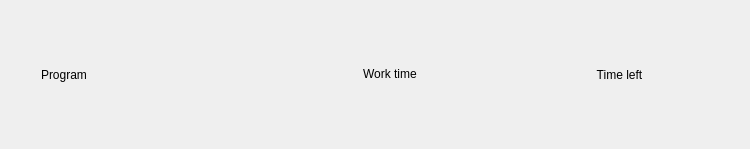
<?xml version="1.0" encoding="UTF-8"?>
<ui version="4.0">
 <class>WindowStatistics</class>
 <widget class="QWidget" name="WindowStatistics">
  <property name="geometry">
   <rect>
    <x>0</x>
    <y>0</y>
    <width>750</width>
    <height>149</height>
   </rect>
  </property>
  <property name="sizePolicy">
   <sizepolicy hsizetype="Preferred" vsizetype="Fixed">
    <horstretch>0</horstretch>
    <verstretch>50</verstretch>
   </sizepolicy>
  </property>
  <property name="windowTitle">
   <string>Form</string>
  </property>
  <layout class="QHBoxLayout" name="horizontalLayout_2" stretch="1,1,1">
   <item>
    <layout class="QHBoxLayout" name="program">
     <item>
      <widget class="QLabel" name="programIcon">
       <property name="minimumSize">
        <size>
         <width>24</width>
         <height>24</height>
        </size>
       </property>
       <property name="maximumSize">
        <size>
         <width>24</width>
         <height>24</height>
        </size>
       </property>
       <property name="text">
        <string/>
       </property>
       <property name="alignment">
        <set>Qt::AlignmentFlag::AlignCenter</set>
       </property>
      </widget>
     </item>
     <item>
      <widget class="QLabel" name="programLabel">
       <property name="text">
        <string>Program</string>
       </property>
      </widget>
     </item>
    </layout>
   </item>
   <item>
    <layout class="QHBoxLayout" name="workTime" stretch="0,1,1,0">
     <item>
      <spacer name="horizontalSpacer">
       <property name="orientation">
        <enum>Qt::Orientation::Horizontal</enum>
       </property>
       <property name="sizeHint" stdset="0">
        <size>
         <width>40</width>
         <height>20</height>
        </size>
       </property>
      </spacer>
     </item>
     <item>
      <widget class="QLabel" name="workTimeIcon">
       <property name="minimumSize">
        <size>
         <width>24</width>
         <height>24</height>
        </size>
       </property>
       <property name="maximumSize">
        <size>
         <width>24</width>
         <height>24</height>
        </size>
       </property>
       <property name="text">
        <string/>
       </property>
       <property name="alignment">
        <set>Qt::AlignmentFlag::AlignCenter</set>
       </property>
      </widget>
     </item>
     <item>
      <widget class="QLabel" name="workTimeLabel">
       <property name="sizePolicy">
        <sizepolicy hsizetype="Fixed" vsizetype="Fixed">
         <horstretch>0</horstretch>
         <verstretch>0</verstretch>
        </sizepolicy>
       </property>
       <property name="text">
        <string>Work time</string>
       </property>
      </widget>
     </item>
     <item>
      <spacer name="horizontalSpacer_2">
       <property name="orientation">
        <enum>Qt::Orientation::Horizontal</enum>
       </property>
       <property name="sizeHint" stdset="0">
        <size>
         <width>40</width>
         <height>20</height>
        </size>
       </property>
      </spacer>
     </item>
    </layout>
   </item>
   <item>
    <widget class="QLabel" name="timeLeft">
     <property name="text">
      <string>Time left</string>
     </property>
     <property name="alignment">
      <set>Qt::AlignmentFlag::AlignCenter</set>
     </property>
    </widget>
   </item>
  </layout>
 </widget>
 <resources/>
 <connections/>
</ui>
